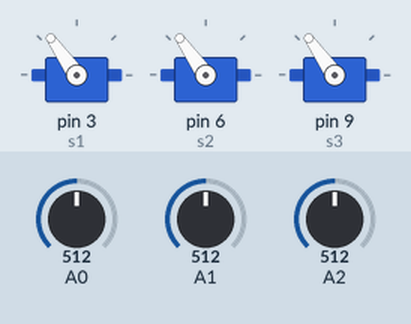
The sketch below on a simulated Arduino Uno, built with avr-gcc and run on an emulated ATmega328P. On the bench: 3 × servo. The test bench sets the inputs (shaded band); at power-on: A0 = 512, A1 = 512, A2 = 512.

Above: at 1.2 s.
1.3 s: A0 set to 716
At 2.3 s:
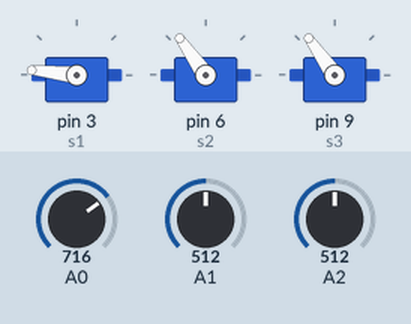
2.8 s: A1 set to 716
At 3.4 s:
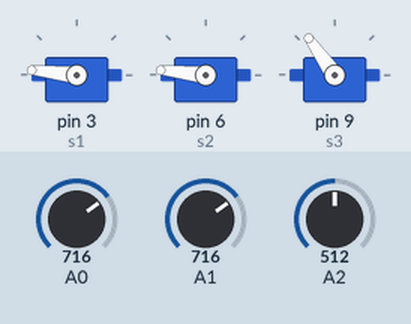
4.3 s: A2 set to 716
At 5.5 s:
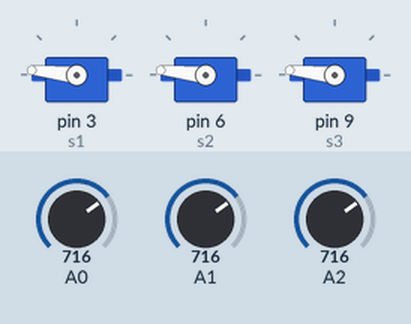
5.8 s: A0 set to 900
At 6.9 s:
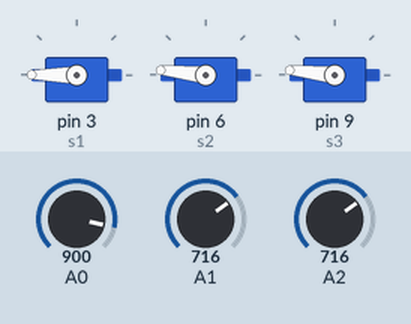
7.3 s: A1 set to 900
At 8.0 s:
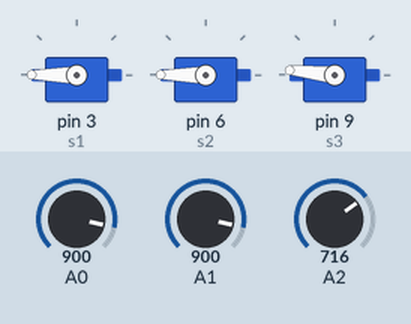
8.8 s: A2 set to 900
At 9.2 s:
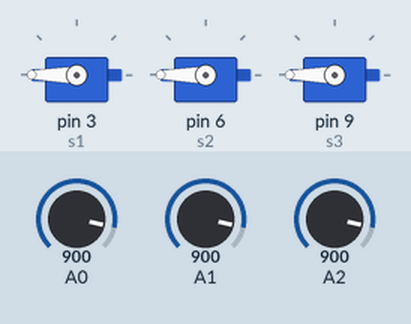
Timing chart, 0 to 11.3 s (numbered marks = the images above; inputs shaded):
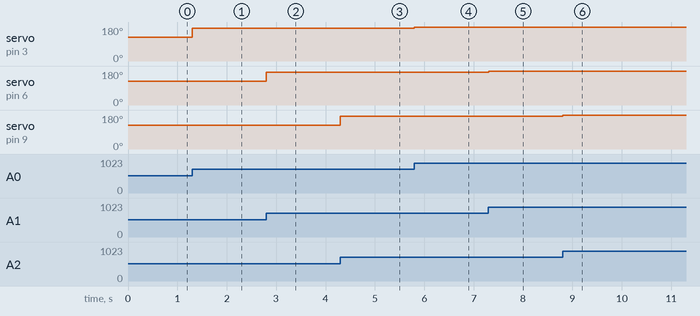

The sketch:

RoboArm_Servo2.ino
```cpp
#include <Servo.h>

Servo s1;
Servo s2;
Servo s3;

void setup() {
s1.attach(3);
s2.attach(6);
s3.attach(9);
}

void loop() {
s1.write(map(analogRead(0),0,1023,0,250));
s2.write(map(analogRead(1),0,1023,0,250));
s3.write(map(analogRead(2),0,1023,0,250));

}
```

Measured:
- after the input at 1.3 s, servo on pin 3 (s1): 125° → 174° at once
- after the input at 2.8 s, servo on pin 6 (s2): 125° → 174° at once
- after the input at 4.3 s, servo on pin 9 (s3): 125° → 174° at once
- after the input at 5.8 s, servo on pin 3 (s1): 174° → 180° at once
- after the input at 7.3 s, servo on pin 6 (s2): 174° → 180° at once
- after the input at 8.8 s, servo on pin 9 (s3): 174° → 180° at once
